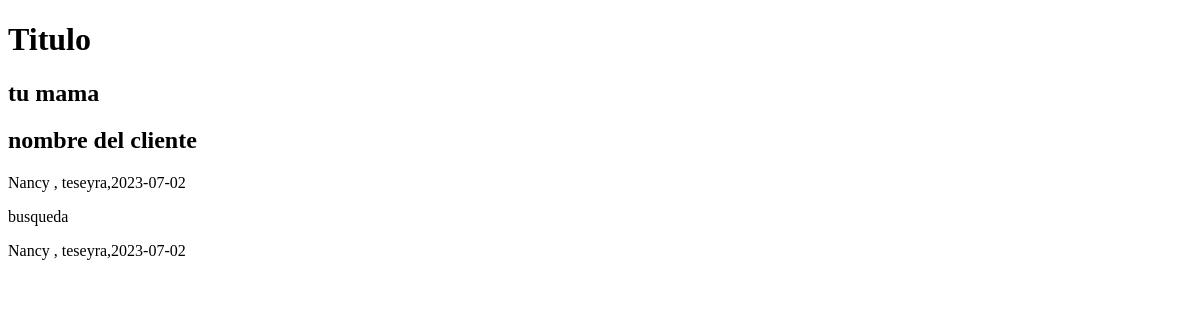
The page /busqueda/ on the database as committed earlier.
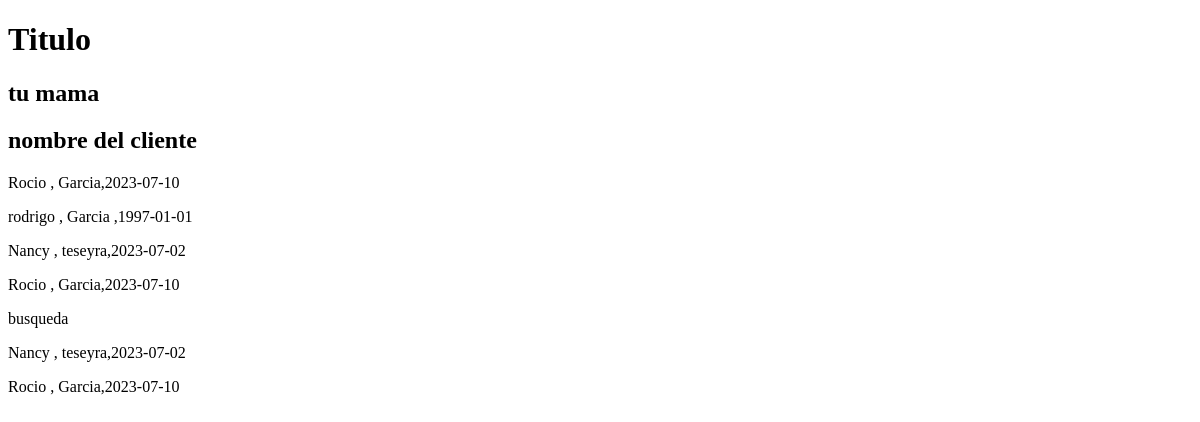
The same page on the database as committed later.
### apps/cliente/models.py (models this page shows)
class Cliente(models.Model):
    nombre= models.CharField(max_length=50)
    apellido = models.CharField(max_length=50)
    nacimiento = models.DateField(null=True)
    pais_origen_id=models.ForeignKey(Pais, on_delete= models.SET_NULL,null=True , blank=True)
    def __str__(self) -> str:
        return f"{self.nombre} , {self.apellido},{self.nacimiento}"

### apps/cliente/views.py (the view)
# urls.py: path("busqueda/",busqueda,name="busqueda"),
def busqueda(request):
    cliente_nombre = Cliente.objects.filter(nombre__contains="o")
    cliente_nacimiento = Cliente.objects.filter(nacimiento__gt = date(2000,1,1))
    contexto = {
        "cliente_nombre": cliente_nombre,
        "cliente_nacimiento" : cliente_nacimiento
    }
    return render(request,"cliente/busqueda.html", contexto)

### apps/cliente/templates/cliente/busqueda.html
{% extends 'cliente/index.html' %}
{% block FORM %}
busqueda
{% endblock FORM %}
{% block CONTENIDO %}
  <h2> nombre del cliente </h2>
  {% for cliente in cliente_nombre  %}
    <p> {{cliente}} </p>
  {% endfor %}
{% block BUSQUEDA %}
{% for cliente in cliente_nacimiento %}
<p> {{cliente }} </p>
{% endfor %}
{% endblock BUSQUEDA %}
{% endblock CONTENIDO %}

Rows that differ between the two databases and show on the page:
added Cliente: nombre+apellido+nacimiento "Rocio , Garcia,2023-07-10"
added Cliente: nombre+apellido+nacimiento "rodrigo , Garcia ,1997-01-01", shown under "nombre del cliente"
